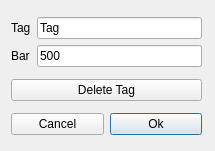
<?xml version="1.0" encoding="UTF-8"?>
<ui version="4.0">
 <class>SongEditorPanelTagWidget_UI</class>
 <widget class="QWidget" name="SongEditorPanelTagWidget_UI">
  <property name="geometry">
   <rect>
    <x>0</x>
    <y>0</y>
    <width>215</width>
    <height>151</height>
   </rect>
  </property>
  <property name="windowTitle">
   <string>Form</string>
  </property>
  <widget class="QWidget" name="layoutWidget">
   <property name="geometry">
    <rect>
     <x>11</x>
     <y>11</y>
     <width>191</width>
     <height>131</height>
    </rect>
   </property>
   <layout class="QVBoxLayout" name="verticalLayout">
    <item>
     <layout class="QGridLayout" name="gridLayout">
      <item row="2" column="2">
       <widget class="QLineEdit" name="lineEditBeat">
        <property name="toolTip">
         <string>Edit beat in timeline</string>
        </property>
        <property name="text">
         <string>500</string>
        </property>
       </widget>
      </item>
      <item row="2" column="1">
       <widget class="QLabel" name="label">
        <property name="text">
         <string>Bar</string>
        </property>
       </widget>
      </item>
      <item row="1" column="1">
       <widget class="QLabel" name="label_2">
        <property name="text">
         <string>Tag</string>
        </property>
       </widget>
      </item>
      <item row="1" column="2">
       <widget class="QLineEdit" name="lineEditTag">
        <property name="toolTip">
         <string>Edit the bpm value for current beat</string>
        </property>
        <property name="text">
         <string>Tag</string>
        </property>
       </widget>
      </item>
     </layout>
    </item>
    <item>
     <widget class="QPushButton" name="deleteTagBtn">
      <property name="toolTip">
       <string>Delete this BPM Marker</string>
      </property>
      <property name="text">
       <string>Delete Tag</string>
      </property>
     </widget>
    </item>
    <item>
     <layout class="QHBoxLayout" name="horizontalLayout">
      <item>
       <widget class="QPushButton" name="CancelBtn">
        <property name="toolTip">
         <string/>
        </property>
        <property name="text">
         <string>Cancel</string>
        </property>
       </widget>
      </item>
      <item>
       <widget class="QPushButton" name="okBtn">
        <property name="text">
         <string>Ok</string>
        </property>
        <property name="default">
         <bool>true</bool>
        </property>
       </widget>
      </item>
     </layout>
    </item>
   </layout>
  </widget>
 </widget>
 <tabstops>
  <tabstop>lineEditTag</tabstop>
  <tabstop>lineEditBeat</tabstop>
  <tabstop>deleteTagBtn</tabstop>
  <tabstop>CancelBtn</tabstop>
  <tabstop>okBtn</tabstop>
 </tabstops>
 <resources/>
 <connections/>
</ui>
